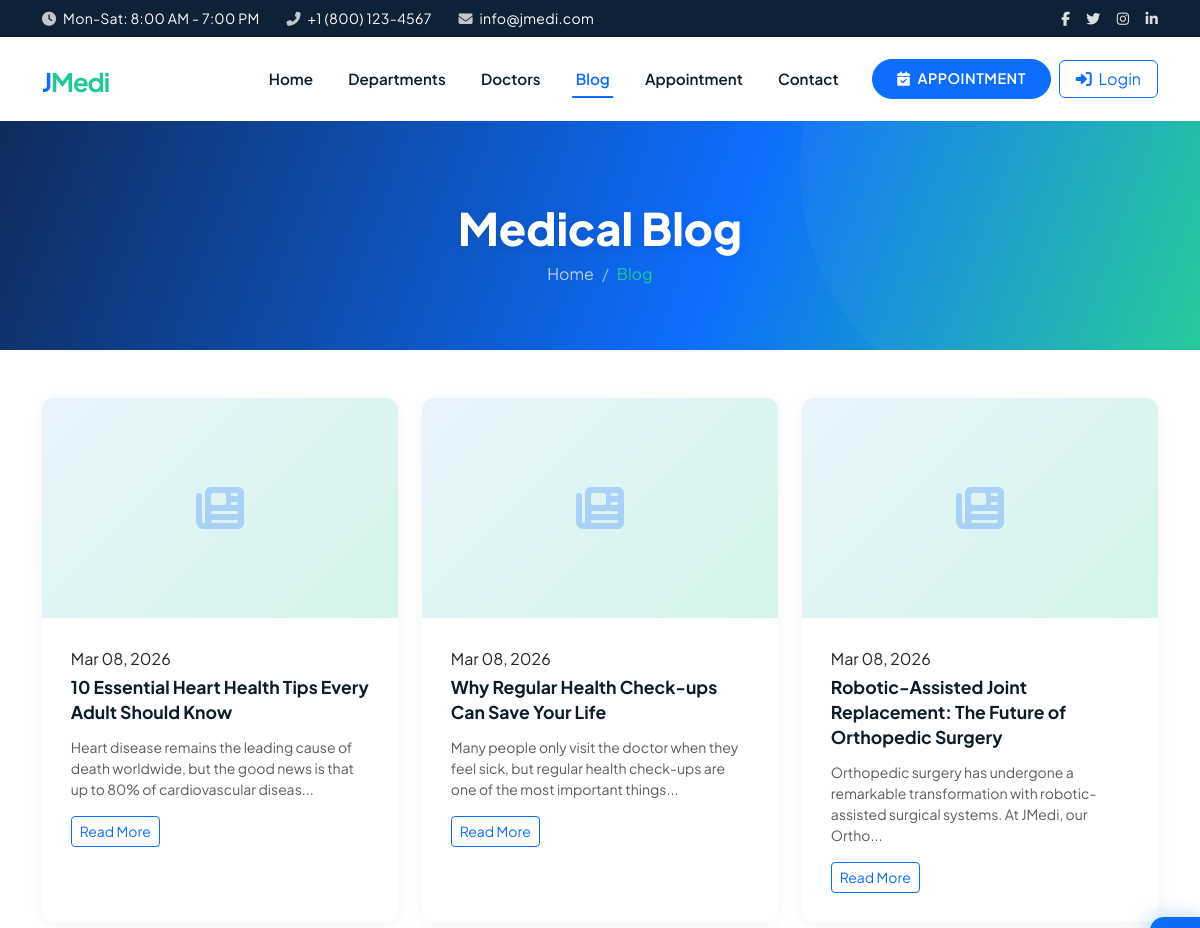
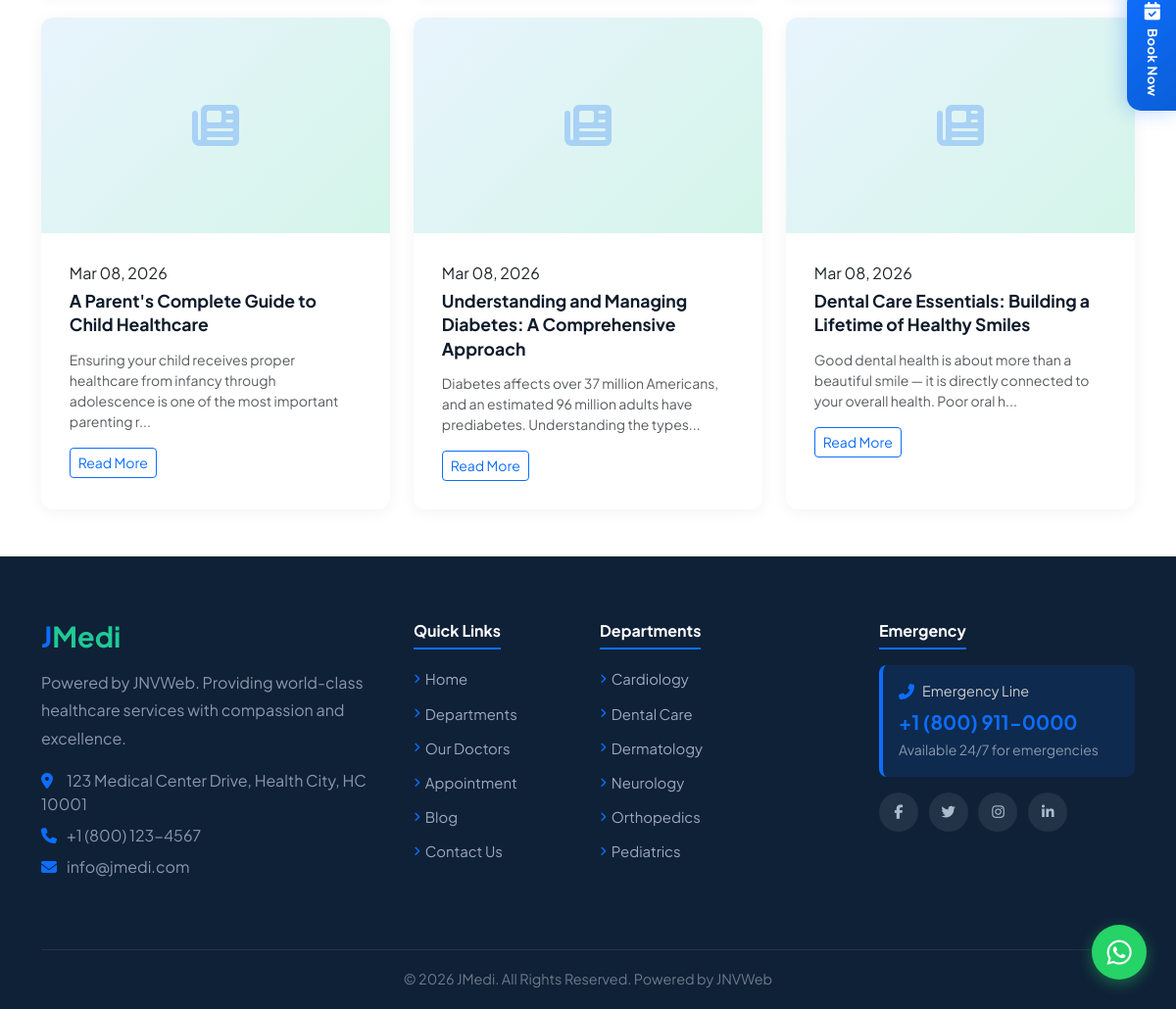
Screenshot of /blog.php with the database file from the repository (2 pictures, top to bottom).
### tables this page shows
CREATE TABLE IF NOT EXISTS `menus` (
    `id`         INT AUTO_INCREMENT PRIMARY KEY,
    `menu_name`  VARCHAR(100) NOT NULL,
    `menu_link`  VARCHAR(255) NOT NULL,
    `menu_icon`  VARCHAR(50)  DEFAULT 'fa-link',
    `menu_order` INT          DEFAULT 0,
    `status`     SMALLINT     DEFAULT 1,
    `created_at` TIMESTAMP    DEFAULT CURRENT_TIMESTAMP
);

CREATE TABLE IF NOT EXISTS `posts` (
    `post_id`        INT AUTO_INCREMENT PRIMARY KEY,
    `title`          VARCHAR(255) NOT NULL,
    `slug`           VARCHAR(255) UNIQUE NOT NULL,
    `content`        TEXT,
    `featured_image` VARCHAR(255),
    `author`         VARCHAR(100) DEFAULT 'Admin',
    `status`         VARCHAR(20)  DEFAULT 'draft',
    `created_at`     TIMESTAMP    DEFAULT CURRENT_TIMESTAMP,
    `updated_at`     TIMESTAMP    DEFAULT CURRENT_TIMESTAMP ON UPDATE CURRENT_TIMESTAMP
);

CREATE TABLE IF NOT EXISTS `departments` (
    `department_id` INT AUTO_INCREMENT PRIMARY KEY,
    `name`          VARCHAR(100) NOT NULL,
    `slug`          VARCHAR(100) UNIQUE NOT NULL,
    `description`   TEXT,
    `icon`          VARCHAR(50)  DEFAULT 'fa-heartbeat',
    `services`      TEXT,
    `image`         VARCHAR(255),
    `status`        SMALLINT     DEFAULT 1,
    `sort_order`    INT          DEFAULT 0,
    `created_at`    TIMESTAMP    DEFAULT CURRENT_TIMESTAMP
);

### public/blog.php (the view, shortened to what the rows shown need)
<?php
require_once __DIR__ . '/../includes/header.php';
$slug = $_GET['slug'] ?? '';
$posts = $slug ? [] : getPosts($pdo, true);
?>
<div class="page-header">
    <div class="container">
        <h1><?= $slug && isset($post) ? e($post['title']) : 'Medical Blog' ?></h1>
    </div>
</div>
<?php if ($slug && isset($post)): ?>
<section class="py-5">
    <div class="container">
        <div class="row justify-content-center">
            <div class="col-lg-8">
                <article class="bg-white rounded-3 p-4 shadow-sm">
                    <?php if ($post['featured_image']): ?>
                        <img src="<?= e($post['featured_image']) ?>" alt="<?= e($post['title']) ?>" class="img-fluid rounded-3 mb-4 w-100" style="max-height:400px;object-fit:cover;">
                    <?php endif; ?>
                    <div class="d-flex align-items-center text-muted mb-3">
                        <span class="me-3"><i class="fas fa-user me-1"></i> <?= e($post['author'] ?? 'Admin') ?></span>
                        <span><i class="fas fa-calendar me-1"></i> <?= formatDate($post['created_at']) ?></span>
                    </div>
                    <div class="post-content">
                        <?= nl2br(e($post['content'] ?? '')) ?>
                    </div>
                </article>
                <div class="mt-4">
                    <a href="/public/blog.php" class="btn btn-outline-primary"><i class="fas fa-arrow-left me-2"></i>Back to Blog</a>
                </div>
            </div>
        </div>
    </div>
</section>
<?php else: ?>
<section class="py-5">
    <div class="container">
        <?php if (empty($posts)): ?>
            <div class="text-center py-5">
                <i class="fas fa-newspaper text-muted" style="font-size:3rem;"></i>
                <p class="text-muted mt-3">No articles published yet.</p>
            </div>
        <?php else: ?>
            <div class="row g-4">
                <?php foreach ($posts as $post): ?>
                <div class="col-lg-4 col-md-6">
                    <div class="card blog-card">
                        <div class="blog-img">
                            <?php if ($post['featured_image']): ?>
                                <img src="<?= e($post['featured_image']) ?>" alt="<?= e($post['title']) ?>">
                            <?php else: ?>
                                <i class="fas fa-newspaper placeholder-icon"></i>
                            <?php endif; ?>
                        </div>
                        <div class="card-body">
                            <span class="blog-date"><?= formatDate($post['created_at']) ?></span>
                            <h5 class="mt-1"><?= e($post['title']) ?></h5>
                            <p class="text-muted small"><?= e(truncateText($post['content'] ?? '', 120)) ?></p>
                            <a href="/public/blog.php?slug=<?= e($post['slug']) ?>" class="btn btn-sm btn-outline-primary">Read More</a>
                        </div>
                    </div>
                </div>
                <?php endforeach; ?>
            </div>
        <?php endif; ?>
    </div>
</section>
<?php endif; ?>
<?php require_once __DIR__ . '/../includes/footer.php'; ?>

### includes/header.php (shortened to what the rows shown need)
<?php
require_once __DIR__ . '/db.php';
require_once __DIR__ . '/functions.php';
$currentPage = basename($_SERVER['PHP_SELF'], '.php');
$navMenus = [];
try {
    $navMenus = $pdo->query("SELECT * FROM menus WHERE status=1 ORDER BY menu_order ASC")->fetchAll();
} catch (Exception $e) {
    $navMenus = [];
}
?>
<!DOCTYPE html>
<html lang="en">
<head>
    <link href="https://cdn.jsdelivr.net/npm/bootstrap@5.3.2/dist/css/bootstrap.min.css" rel="stylesheet">
    <link href="https://cdnjs.cloudflare.com/ajax/libs/font-awesome/6.5.0/css/all.min.css" rel="stylesheet">
    <link href="https://cdn.jsdelivr.net/npm/swiper@11/swiper-bundle.min.css" rel="stylesheet">
    <link href="/assets/css/style.css" rel="stylesheet">
    <link href="/assets/css/hero-slider.css" rel="stylesheet">
</head>
<body>
<nav class="navbar navbar-expand-lg navbar-light bg-white sticky-top">
    <div class="container">
        <div class="collapse navbar-collapse d-none d-lg-flex" id="mainNav">
            <ul class="navbar-nav ms-auto mb-2 mb-lg-0 align-items-lg-center">
                <?php if (!empty($navMenus)): ?>
                    <?php foreach ($navMenus as $menuItem):
                        $menuSlug = basename($menuItem['menu_link'], '.php');
                        $isActive = ($menuItem['menu_link'] === '/' && $currentPage === 'index') || $menuSlug === $currentPage;
                    ?>
                    <li class="nav-item">
                        <a class="nav-link <?= $isActive ? 'active' : '' ?>" href="<?= e($menuItem['menu_link']) ?>"><?= e($menuItem['menu_name']) ?></a>
                    </li>
                    <?php endforeach; ?>
                <?php endif; ?>
            </ul>
        </div>
    </div>
</nav>

### includes/footer.php (shortened to what the rows shown need)
<footer class="footer text-light">
    <div class="container">
        <div class="row g-4 pb-4">
            <div class="col-6 col-lg-3">
                <ul class="list-unstyled footer-links">
                    <?php
                    $footerDepts = getDepartments($pdo);
                    foreach (array_slice($footerDepts, 0, 6) as $dept): ?>
                    <li><a href="/public/departments.php?slug=<?= e($dept['slug']) ?>"><?= e($dept['name']) ?></a></li>
                    <?php endforeach; ?>
                </ul>
            </div>
        </div>
    </div>
</footer>
</body>
</html>

### rows the page displays
menus: menu_name "Home"
menus: menu_name "Departments"
menus: menu_name "Doctors"
menus: menu_name "Blog"
menus: menu_name "Appointment"
menus: menu_name "Contact"
posts: created_at "Mar 08, 2026", title "10 Essential Heart Health Tips Every Adult Should Know", content "Heart disease remains the leading cause of death worldwide, but the good news is that up to 80% of cardiovascular diseas..."
posts: created_at "Mar 08, 2026", title "Why Regular Health Check-ups Can Save Your Life", content "Many people only visit the doctor when they feel sick, but regular health check-ups are one of the most important things..."
posts: created_at "Mar 08, 2026", title "Robotic-Assisted Joint Replacement: The Future of Orthopedic Surgery", content "Orthopedic surgery has undergone a remarkable transformation with robotic-assisted surgical systems. At JMedi, our Ortho..."
posts: created_at "Mar 08, 2026", title "A Parent's Complete Guide to Child Healthcare", content "Ensuring your child receives proper healthcare from infancy through adolescence is one of the most important parenting r..."
posts: created_at "Mar 08, 2026", title "Understanding and Managing Diabetes: A Comprehensive Approach", content "Diabetes affects over 37 million Americans, and an estimated 96 million adults have prediabetes. Understanding the types..."
posts: created_at "Mar 08, 2026", title "Dental Care Essentials: Building a Lifetime of Healthy Smiles", content "Good dental health is about more than a beautiful smile — it is directly connected to your overall health. Poor oral h..."
departments: name "Cardiology"
departments: name "Dental Care"
departments: name "Dermatology"
departments: name "Neurology"
departments: name "Orthopedics"
departments: name "Pediatrics"

### other values shown
$settings['phone'] "+1 (800) 123-4567"
$settings['email'] "info@jmedi.com"
$settings['tagline'] "Powered by JNVWeb"
$settings['address'] "123 Medical Center Drive, Health City, HC 10001"
$settings['emergency_phone'] "+1 (800) 911-0000"
$settings['footer_text'] "© 2026 JMedi. All Rights Reserved. Powered by JNVWeb"
